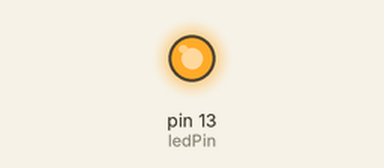
The sketch below on a simulated Arduino Uno, built with avr-gcc and run on an emulated ATmega328P. Parts: output pins drawn as LEDs (lit = HIGH).

Above: at 0.02 s.
At 2.57 s:
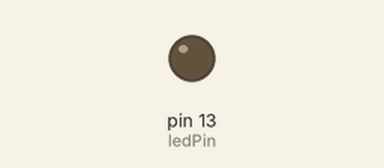
Timing chart, 0 to 3.0 s (numbered marks = the images above):
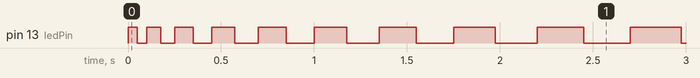

Measured:
- by itself, pin 13 (ledPin): repeats every 0.13 s: LOW 0.05 s, HIGH 0.08 s, until it stays LOW from 129.6 s

The sketch:

blink__led.ino
```cpp
#define ledPin LED_BUILTIN
int delayPeriod = 50;
int delayIncrement = 25;

void setup() {
  pinMode(ledPin, OUTPUT);
}

void loop() {
  for(int i = 0; i < 100; i++){
    digitalWrite(ledPin, HIGH);
    delay(delayPeriod + i * delayIncrement);

    digitalWrite(ledPin, LOW);
    delay(delayPeriod + i * delayIncrement);
  }
}
```
